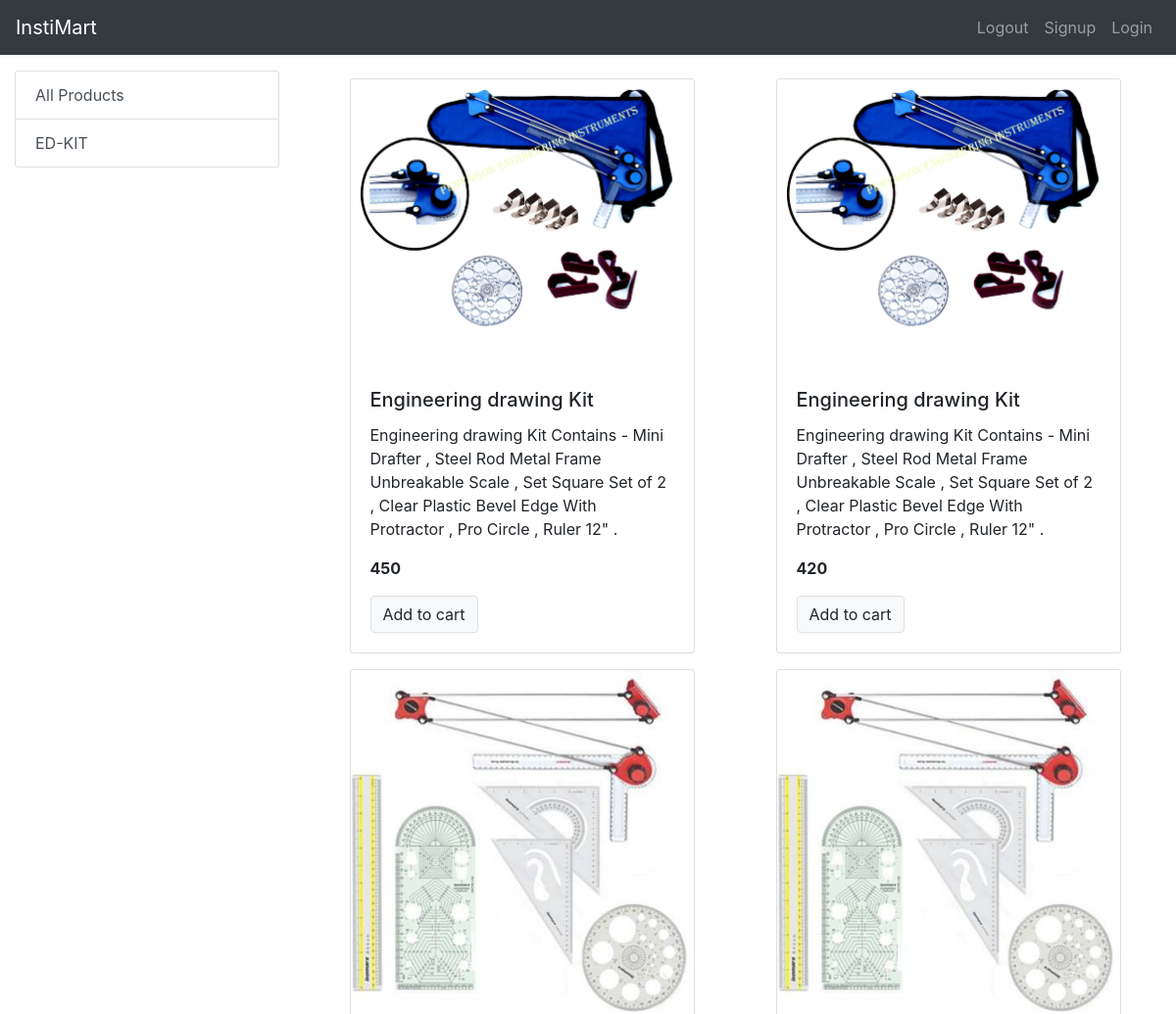
Before: /?category=1 (upper part) with the older database file.
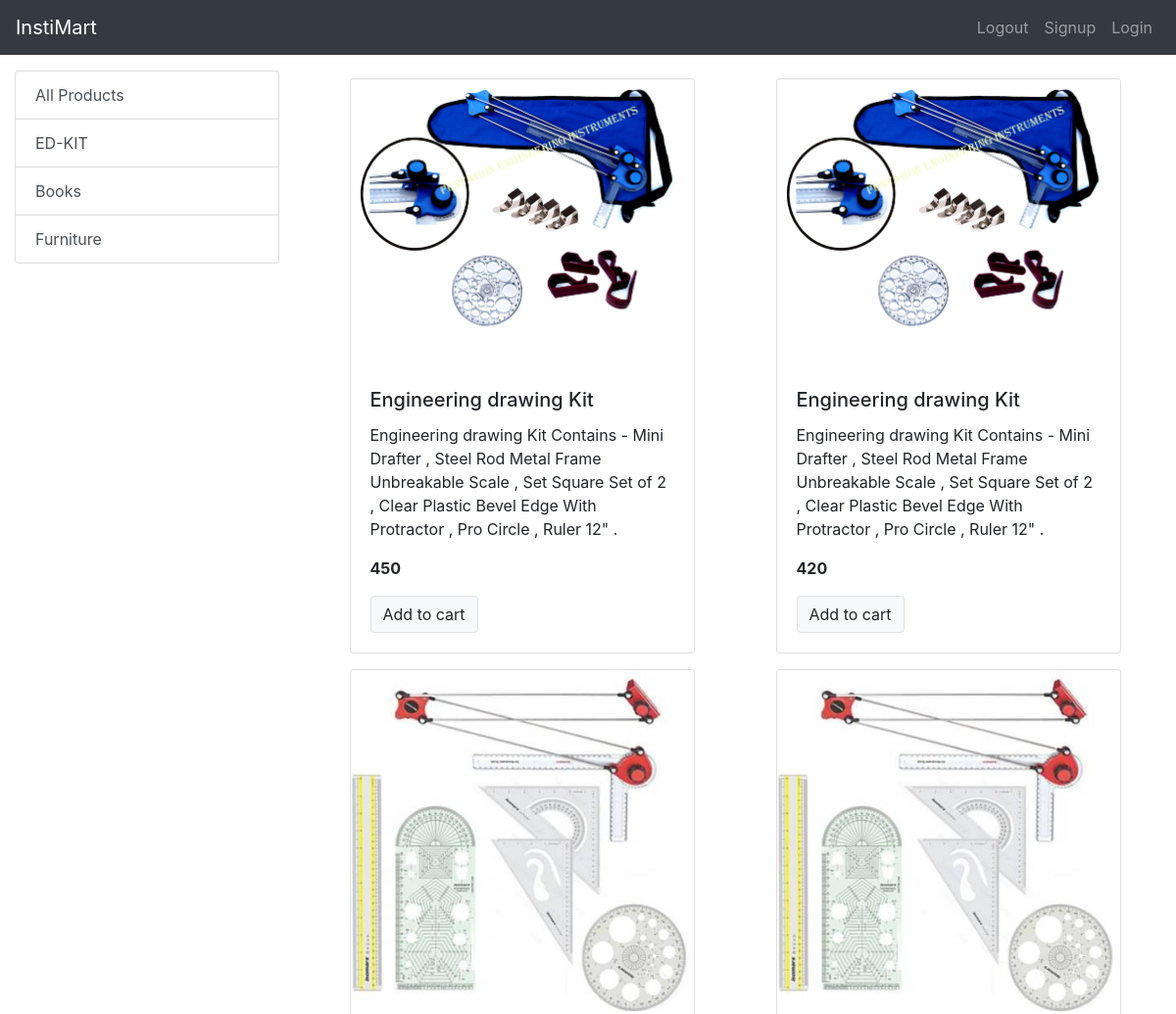
After: the same page with the newer database file.
### store/models/category.py (models this page shows, shortened)
class Category(models.Model):
    name = models.CharField(max_length=40)
    @staticmethod
    def get_all_categories():
        return Category.objects.all()

### store/models/product.py (models this page shows)
class Product(models.Model):
    name = models.CharField(max_length=30)
    price = models.IntegerField(default=0)
    category = models.ForeignKey(Category, on_delete=models.CASCADE,default=1)
    description = models.CharField(max_length=200,default=0, null=True, blank=1)
    image =models.ImageField(upload_to='uploads/products/')
    @staticmethod
    def get_all_products():
        return Product.objects.all()
    @staticmethod
    def get_all_products_by_categoryid(category_id):
        if category_id:
            return Product.objects.filter(category = category_id)
        else:
            return Product.get_all_products()

### store/views.py (the view)
# urls.py: path('', index),
def index(request):
    products = Product.get_all_products()
    categories = Category.get_all_categories()
    data = {}
    categoryID = request.GET.get('category')
    if categoryID:
        products = Product.get_all_products_by_categoryid(categoryID)
    else:
        products = Product.get_all_products()
    data['products'] = products
    data['categories'] = categories
    return render(request,'index.html' ,data)

### store/templates/index.html (shortened to what this page needs)
{% extends 'base.html' %}
{% block content %}
<div class="container-fluid mt-3">
    <div class="row">
        <div class="col-lg-3 mx-auto">
            <div class="list-group">
                <a href="/" class="list-group-item
                list-group-item-action ">All Products</a>
               {% for category in categories %}
                <a href="/?category={{category.id}}" class="list-group-item
                list-group-item-action ">{{category.name}}</a>
                {% endfor %}
            </div>
        </div>
        <div id="products" class='col-lg-9'>
            <div class="row mx-auto ">
                {% for product in products %}
                <div class="card mx-auto  mb-2 mt-2 " style="width: 22rem;">
                    <img class="card-img-top" src="{{product.image.url}}" alt="Card image cap">
                    <div class="card-body">
                      <h5 class="card-title">{{product.name}}</h5>
                      <p class="card-text">{{product.description}}</p>
                      <p class="card-text"><b>{{product.price}}</b></p>
                      <a href="#" class="btn btn-light border">Add to cart</a>
                    </div>
                  </div>
                {% endfor %}
            </div>
        </div>
    </div>
</div>
{% endblock %}

### store/templates/base.html (shortened to what this page needs)
<!doctype html>
<html lang="en">
<head>
    <link rel="stylesheet" href="https://maxcdn.bootstrapcdn.com/bootstrap/4.0.0/css/bootstrap.min.css"
>
</head>
<body>
<nav class="navbar navbar-expand-lg navbar-dark bg-dark">
    <a class="navbar-brand" href="#">InstiMart</a>
    <div class="collapse navbar-collapse" id="navbarSupportedContent">
      <ul class="navbar-nav my-2 my-lg-0 ">
        <li class="nav-item ">
          <a class="nav-link" href="#">Logout<span class="sr-only">(current)</span></a>
        </li>
        <li class="nav-item ">
            <a class="nav-link" href="/signup">Signup<span class="sr-only">(current)</span></a>
          </li>
          <li class="nav-item ">
            <a class="nav-link" href="#">Login<span class="sr-only">(current)</span></a>
          </li>
      </ul>
    </div>
  </nav>
{% block content %}
{% endblock %}
</body>
</html>

Changed rows visible on the page:
added Category: name "Books"
added Category: name "Furniture"
